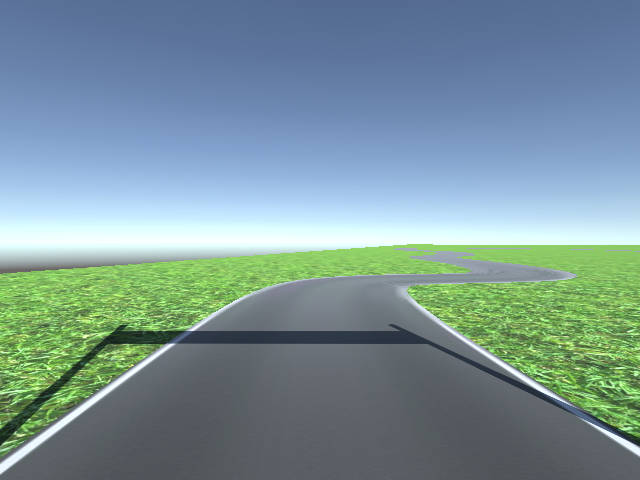
#> input picture Round1/Window/window_version_Data/Snapshots/fx_UIT_Car.png, 640 x 480 px
$ python -i deviationFromContour.py   (imports and definitions only)   (older library calls are emulated)
#> lines starting #> are read from the running program, lines starting #| are printed output that depends on the picture; after the words box and inside, x2 and y2 are one past the last pixel; in counts of white or black regions, pixels touching at a corner belong together; long printed decimals are rounded
#> further down, picture is the input picture: shape (480, 640, 3); mean B, G, R 152.4, 148.3, 122.1
import cv2
import numpy as np
import math
import time

class deviation:

   def __init__(self):
      self.y = 150
      self.factor = 2
      self.preAngle = 0
      return

   def process(self, image):

      frame = cv2.resize(image, (320, 160))
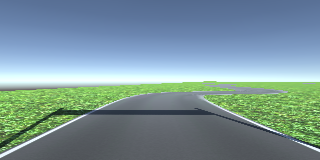
#> frame: shape (160, 320, 3); mean B, G, R 152.5, 148.3, 122.1

      frame = frame[120:160, 0:320]
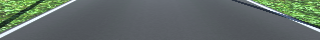
#> frame: shape (40, 320, 3); mean B, G, R 101.7, 108.3, 96.2

      hsv = cv2.cvtColor(frame, cv2.COLOR_BGR2HSV)
#> hsv: shape (40, 320, 3); mean H, S, V 96.2, 41.6, 112.9

      lower = np.uint8([83, 0, 0])
      upper = np.uint8([180, 255, 255])

      white_mask = cv2.inRange(hsv, lower, upper)
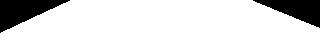
#> white_mask: shape (40, 320); 83.3% white; 2 black regions, box (x1, y1, x2, y2) and area: (0, 0, 70, 33) 1167, (253, 0, 320, 28) 966
      result = cv2.bitwise_and(frame, frame, mask = white_mask)
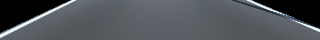
#> result: shape (40, 320, 3); mean B, G, R 87.9, 83.3, 78.8
      cv2.imshow('inrange', result)
      print(result.shape)
#| (40, 320, 3)
      gray = cv2.cvtColor(result, cv2.COLOR_BGR2GRAY)
      ret, thresh = cv2.threshold(gray ,120 ,255, cv2.THRESH_BINARY_INV)
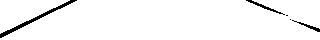
#> thresh: shape (40, 320); 96.6% white; 5 black regions (2 under 20 px)
      cv2.imshow('thresh', thresh)
      print(thresh.shape)
#| (40, 320)
      ima, contours, hier = cv2.findContours(thresh.copy(), cv2.RETR_TREE, cv2.CHAIN_APPROX_SIMPLE)
#> contours = 7 contours, 5 with area under 20; largest, box (x1, y1, x2, y2) and area: (0, 0, 320, 40) 10771, (0, 0, 70, 34) 1128
      count = 0
      sum_cx = 0
      for contour in contours:
         area = cv2.contourArea(contour)
         print(area)
         if area < 6000:
            continue
         # cv2.drawContours(image, contour, -1, (0, 255, 0), 3)
         M = cv2.moments(contour)
         cx = int(M['m10']/M['m00'])
         cy = int(M['m01']/M['m00'])
         sum_cx = sum_cx + cx
         count = count + 1
#> this loop made 7 passes
#> (area, cx, cy, sum_cx, count) on pass 1: (10771, 175, 20, 175, 1)
#> area on pass 7: 1128.5
#| 10771.0
#| 6.0
#| 4.0
#| 2.0
#| 4.0
#| 4.0
#| 1128.5
#> after the loop, count = 1; sum_cx = 175
         # print('here')
      angle = 0
      print('count= ', count)
#| count=  1
      if count > 0:
         X = sum_cx / count
#> X = 175
         print('X = ', X)
#| X =  175.0
         # cv2.circle(image ,(int(X), 20), 10, (0,0,255), -1)
         angle = self.GetAngle(X)
         self.preAngle = angle
         # print('Angle: ', angle)
         # speed = GetSpeed(angle)
         # print('Speed: ', speed)
      cv2.imshow('contour', image)

      return angle

   def GetAngle(self, x, xshape = 160):
      # Calculate Angle
      #x = middle
      #xshape = (image.shape[1] / 2)
#> called with x = 175, xshape = 160
      print('hieu so', x-xshape)
#| hieu so 15.0
      value = math.atan2((x-xshape), self.y)
#> value = 0.0997
      result = value * 180 / math.pi
#> result = 5.71
      # if ((result > 2) and (result < -2)):
      result = result * self.factor
#> result = 11.42
      # if result < 0:
         # result = result + result / 7.5
      print('goc lech = ', result)
#| goc lech =  11.421
      return result

   def GetSpeed(self):
      pass

>>> import cv2
>>> picture = cv2.imread('window_version_Data/Snapshots/fx_UIT_Car.png')
>>> result = deviation().process(picture)
#> result = 11.42
